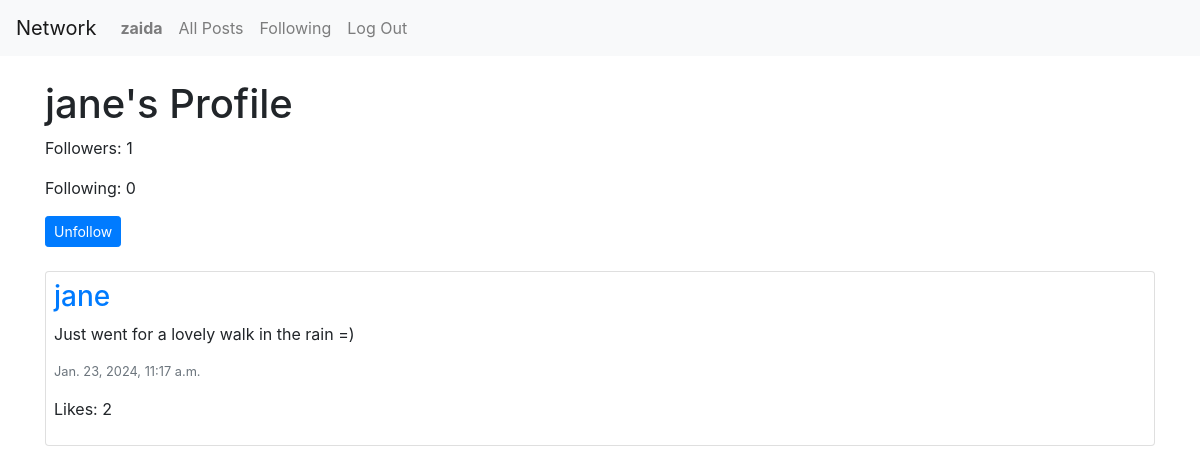
The page /profile/4 (signed in) on the database its author committed.
### network/models.py (models this page shows, shortened)
class User(AbstractUser):
    pass

class Post(models.Model):
    author= models.ForeignKey("User", on_delete=models.CASCADE, related_name='posts')
    content = models.CharField(max_length=300)
    timestamp = models.DateTimeField(auto_now_add=True)
    like = models.IntegerField(default=0)

### network/views.py (the view)
# urls.py: path("profile/<int:user_id>", views.profile, name="profile"),
def profile(request, user_id):
    user = get_object_or_404(User, id=user_id)
    current_user = request.user
    posts = Post.objects.filter(author=user).order_by('id').reverse()
    following = Follower.objects.filter(follower=user)
    followers = Follower.objects.filter(followed=user)
    isFollowing = followers.filter(follower=current_user).exists()
    paginator = Paginator(posts, 10)
    page_number = request.GET.get('page')
    page_obj = paginator.get_page(page_number)
    return render(request, "network/profile.html", {
        'posts': posts,
        'page_obj': page_obj,
        'username': user.username,
        'profile_owner': user,
        'followers': followers,
        'following': following,
        'isFollowing': isFollowing,
    })

### network/templates/network/profile.html (shortened to what this page needs)
{% extends "network/layout.html" %} {% load static %} {% block body %}
<div id="title">
  <h1 class="mt-4 mb-2">{{ username }}'s Profile</h1>
</div>
<div>
  <p id="followersCount">Followers: {{ followers.count }}</p>
  <p id="followingCount">Following: {{ following.count }}</p>
  {% if user != profile_owner %}
  {% if isFollowing %}
  <form action="{% url 'remove_follow' %}" method="post">
    <input type="submit" value="Unfollow" class="btn btn-primary mb-4 btn-sm" />
  </form>
  {% else %}
  <form action="{% url 'add_follow' %}" method="post">
    {% csrf_token %}
    <input type="hidden" name="following_user" value="{{ profile_owner }}" />
    <input type="submit" value="Follow" class="btn btn-primary mb-4 btn-sm" />
  </form>
  {% endif %} {% endif %}
</div>
<div id="posts-view">
  <div id="all-posts">
    {% for post in page_obj %}
    <div class="card p-2">
      <h3>
        <a href="{% url 'profile' user_id=post.author.id%}">{{post.author}}</a>
      </h3>
      <p>{{ post.content }}</p>
      <p class="text-secondary lh-1 small">{{ post.timestamp }}</p>
      <p>
        <span class="like_count" id="like_count_{{post.id}}"
          >Likes: {{ post.like }}
        </span>
      </p>
    </div>
    {% empty %}
    <h3>No posts available</h3>
    {% endfor %}
  </div>
</div>
{% endblock %}

### network/templates/network/layout.html (shortened to what this page needs)
{% load static %}
<!DOCTYPE html>
<html lang="en">
  <head>
    <link
      rel="stylesheet"
      href="https://stackpath.bootstrapcdn.com/bootstrap/4.4.1/css/bootstrap.min.css"
    />
    <link href="{% static 'network/styles.css' %}" rel="stylesheet" />
    <link
      rel="stylesheet"
      href="https://cdnjs.cloudflare.com/ajax/libs/font-awesome/4.7.0/css/font-awesome.min.css"
    />
  </head>
  <body>
    <nav class="navbar navbar-expand-lg navbar-light bg-light">
      <a class="navbar-brand" href="{% url 'index' %}">Network</a>
      <div>
        <ul class="navbar-nav mr-auto">
          {% if user.is_authenticated %}
          <li class="nav-item">
            <a class="nav-link" href="{% url 'profile' user_id=user.id %}"
              ><strong>{{ user.username }}</strong></a
            >
          </li>
          {% endif %}
          <li class="nav-item">
            <a class="nav-link" href="{% url 'index' %}">All Posts</a>
          </li>
          {% if user.is_authenticated %}
          <li class="nav-item">
            <a class="nav-link" href="{% url 'following' %}">Following</a>
          </li>
          <li class="nav-item">
            <a class="nav-link" href="{% url 'logout' %}">Log Out</a>
          </li>
          {% endif %}
        </ul>
      </div>
    </nav>
    <div class="container">
      <div class="body">{% block body %} {% endblock %}</div>
    </div>
  </body>
</html>

### rows shown on the page
User: username "zaida"
User: username "jane"
Post: author "jane", content "Just went for a lovely walk in the rain =)", timestamp "Jan. 23, 2024, 11:17 a.m.", like "2"

### other values the page prints
{{ followers.count }} "1"
{{ following.count }} "0"
